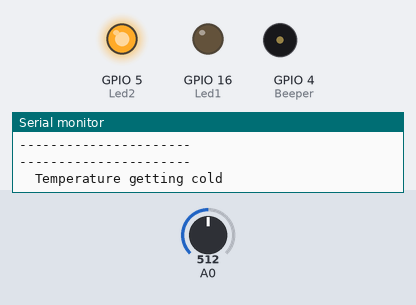
Simulated run of this sketch. Board: ESP8266 (NodeMCU). Parts: output pins drawn as LEDs (lit = HIGH), buzzer (waves = sounding, pin HIGH), the last lines printed to the serial monitor. Inputs (shaded band) come from the test bench; at power-on: A0 = 512. WiFi joins after 1.5 s; servers stay silent unless stated.

Above: at 3.2 s.
3.3 s: A0 set to 716
10.2 s: A0 set to 632
17.1 s: A0 set to 609
At 22.1 s:
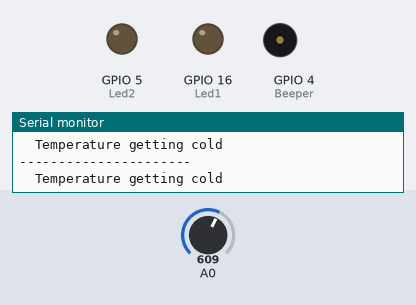
27.5 s: A0 set to 575
34.4 s: A0 set to 551
At 40.2 s:
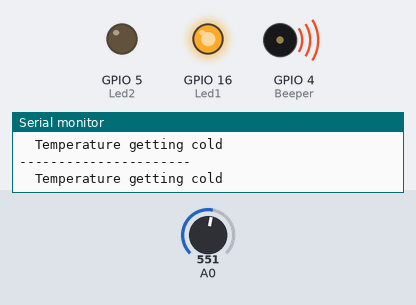
Timing chart, 0 to 47.1 s (numbered marks = the images above; inputs shaded):
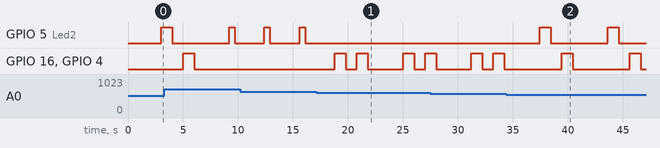

Measured:
- the behaviour switches between 566 and 565 on A0 (found by bisection; images 1 and 2)
- after the input at 17.1 s, GPIO 5 (Led2): stops changing and stays LOW; GPIO 16 (Led1), GPIO 4 (Beeper): goes HIGH 1.0 s, LOW 1.0 s, HIGH 1.0 s, LOW 3.2 s, HIGH 1.0 s, LOW 1.0 s, then HIGH, starting after 1.7 s
- after the input at 34.4 s, GPIO 5 (Led2): alternates HIGH for 1.0 s and LOW for 5.2 s, starting after 3.0 s
- by itself, GPIO 5 (Led2): alternates HIGH for 0.50 s and LOW for 2.7 s

The sketch:

HottubV2.ino
```cpp
//#include <ArduinoOTA.h>
//
// //nodeMCU v1.0 (black) with Arduino IDE
////stream temperature data DS18B20 with 1wire on ESP8266 ESP12-E (nodeMCU v1.0)
////shin-ajaran.blogspot.com
////nodemcu pinout https://github.com/esp8266/Arduino/issues/584
#include <ESP8266WiFi.h>
#include <OneWire.h>
#include <DallasTemperature.h>
//Test
//Def
#define myPeriodic 15 //in sec | Thingspeak pub is 15sec
int Sensor= 0;
int Led1 = 16;   // D0
int Led2 = 5;   // D2
int Beeper = 4;     // D3
float prevTemp = 0;
//

///////////////////////////////////////////////////////
//// Hot Tub V2.0
//const char* server = "api.thingspeak.com";
//String apiKey ="FVJJPKSIIUHF3FCC";
//const char* MY_SSID = "AEJF382DA";
//const char* MY_PWD = "JFJEJLWF##R%%$@@#DSA23";
///////////////////////////////////////////////////////


///////////////////////////////////////////////////////
// Hot Tub V1.0
const char* server = "api.thingspeak.com";
String apiKey ="6DYNUKB0NWSG6U63";
const char* MY_SSID = "AEJF382DA";
const char* MY_PWD = "JFJEJLWF##R%%$@@#DSA23";
///////////////////////////////////////////////////////

int sent = 0;
int val;
int tempPin = 0;

//static const uint8_t LED_BUILTIN = 16;
//static const uint8_t BUILTIN_LED = 16;
//
//static const uint8_t D0   = 16;
//static const uint8_t D1   = 5;
//static const uint8_t D2   = 4;
//static const uint8_t D3   = 0;
//static const uint8_t D4   = 2;
//static const uint8_t D5   = 14;
//static const uint8_t D6   = 12;
//static const uint8_t D7   = 13;
//static const uint8_t D8   = 15;
//static const uint8_t D9   = 3;
//static const uint8_t D10 = 1;

void setup() {
  Serial.begin(115200);
  connectWifi();
  pinMode(Led1, OUTPUT);
  pinMode(Led2, OUTPUT);
  pinMode(Beeper, OUTPUT);
}

void loop() {

int rawvoltage= analogRead(Sensor);
// float millivolts= (rawvoltage/1024.0) * 5000; // = (rawvoltage*3300/1024)*1.5
float millivolts= (rawvoltage*3300/1024)*1.5;
float kelvin= (millivolts/10) + 10; //(millivolts/100); ***I think**** was /10
//Serial.print(kelvin);
//Serial.println(" degrees Kelvin");

//Serial.println("----------------------  ");
float celsius= kelvin - 273.15;
Serial.print(celsius);
Serial.println(" degrees Celsius");

float fahrenheit= ((celsius * 9)/5 +32);
Serial.print(fahrenheit);
Serial.println(" degrees Fahrenheit");
Serial.println("----------------------  ");
delay(1000);

// If temperature is less than 50 or equal to
if (fahrenheit <= 50 )
{
    Serial.println("----------------------  ");
    Serial.println ("  Temperature getting cold");
    digitalWrite(Led2, HIGH);   // turn the LED on (HIGH is the voltage level)
    delay(1000);                       // wait for a second
    digitalWrite(Led2, LOW);    // turn the LED off by making the voltage LOW
    delay(1000);                       // wait for a second
    Serial.println("----------------------  ");
}

//////////////////////////////////////////////////////////////////////////////////////////


// If temperature is greater than 50 and less than 100
else if (fahrenheit > 50 && fahrenheit < 100)
{
    Serial.println("----------------------  ");
    Serial.println ("  Temperature getting cold");
    digitalWrite(Led1, HIGH);   // turn the LED on (HIGH is the voltage level)
    digitalWrite(Beeper, HIGH);   // turn the LED on (HIGH is the voltage level)
    delay(1000);                       // wait for a second
    digitalWrite(Led1, LOW);    // turn the LED off by making the voltage LOW
    digitalWrite(Beeper, LOW);   // turn the LED on (HIGH is the voltage level)
    delay(1000);                       // wait for a second
    Serial.println("----------------------  ");
}

//////////////////////////////////////////////////////////////////////////////////////////

// If temperature is greater than 110 then flash RED LED Only

 if (fahrenheit > 100)

{
  Serial.println (" Temperature too hot");
  digitalWrite(Led2, HIGH);   // turn the LED on (HIGH is the voltage level)
  delay(500);                       // wait for a second
  digitalWrite(Led2, LOW);    // turn the LED off by making the voltage LOW
  delay(500);                       // wait for a second
}
    if (fahrenheit < 100)
  {
    Serial.println ("  Temperature getting cold");
    digitalWrite(Led1, HIGH);   // turn the LED on (HIGH is the voltage level)
    digitalWrite(Beeper, HIGH);   // turn the LED on (HIGH is the voltage level)
    delay(1000);                       // wait for a second
    digitalWrite(Led1, LOW);    // turn the LED off by making the voltage LOW
    digitalWrite(Beeper, LOW);   // turn the LED on (HIGH is the voltage level)
    delay(1000);                       // wait for a second
  }
sendTeperatureTS(celsius);
}

void connectWifi()
{
  Serial.print("Connecting to "+*MY_SSID);
  WiFi.begin(MY_SSID, MY_PWD);
  while (WiFi.status() != WL_CONNECTED) {
  delay(1000);
  Serial.print(".");
  }
//
  Serial.println("");
  Serial.println("Connected");
  Serial.println("");
}//end connect


void sendTeperatureTS(float temp)
{
   WiFiClient client;

   if (client.connect(server, 80)) { // use ip 184.106.153.149 or api.thingspeak.com
   Serial.println("WiFi Client connected ");

   String postStr = apiKey;
   postStr += "&field1=";
   postStr += String(temp);
   postStr += "\r\n\r\n";

   client.print("POST /update HTTP/1.1\n");
   client.print("Host: api.thingspeak.com\n");
   client.print("Connection: close\n");
   client.print("X-THINGSPEAKAPIKEY: " + apiKey + "\n");
   client.print("Content-Type: application/x-www-form-urlencoded\n");
   client.print("Content-Length: ");
   client.print(postStr.length());
   client.print("\n\n");
   client.print(postStr);
   delay(1000);

   }//end if
   sent++;
 client.stop();
}//end send
```
